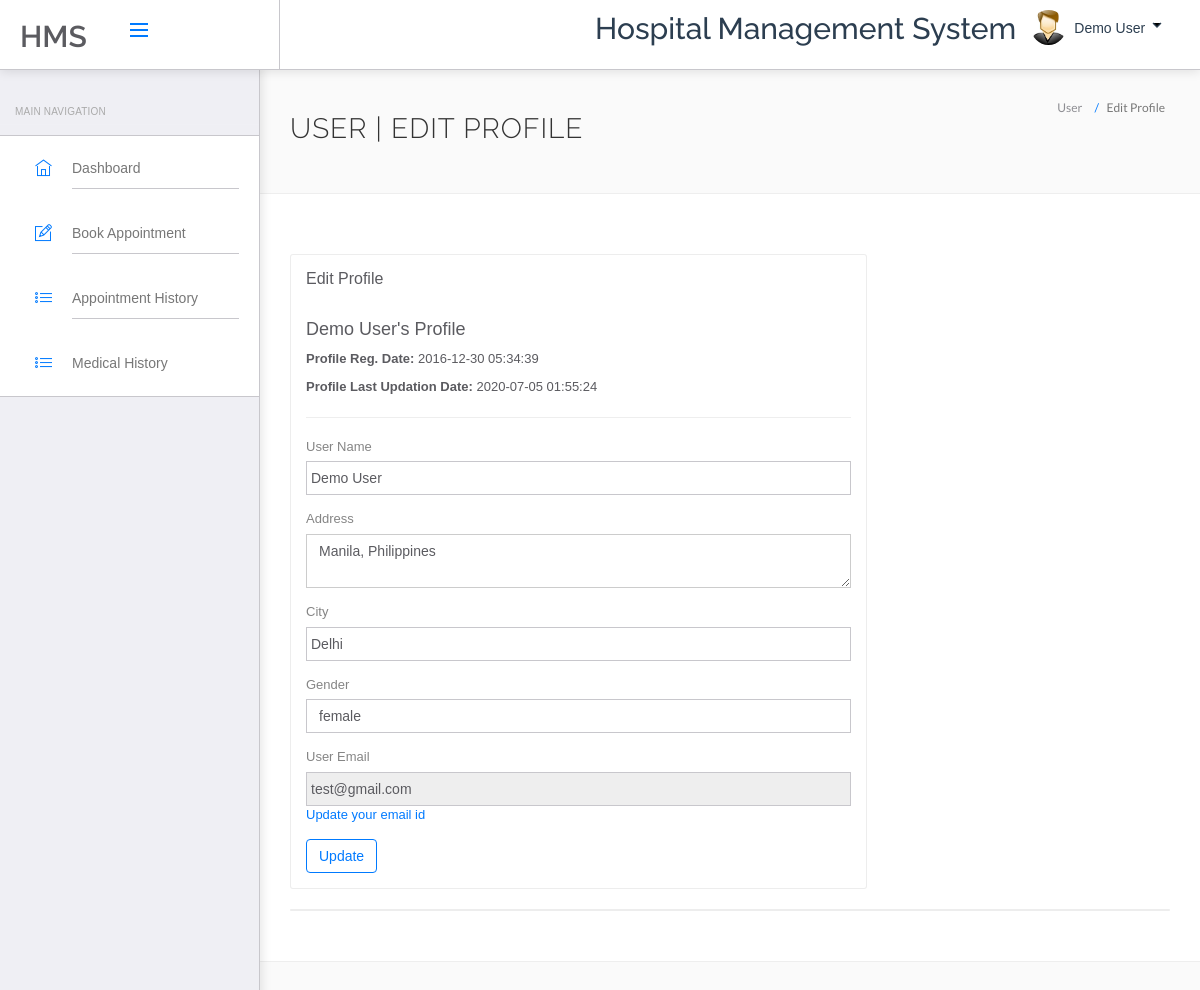
The page /hospital/hms/edit-profile.php (signed in) on the database its author committed.
### tables this page shows
CREATE TABLE `users` (
  `id` int(11) NOT NULL,
  `fullName` varchar(255) DEFAULT NULL,
  `address` longtext DEFAULT NULL,
  `city` varchar(255) DEFAULT NULL,
  `gender` varchar(255) DEFAULT NULL,
  `email` varchar(255) DEFAULT NULL,
  `password` varchar(255) DEFAULT NULL,
  `regDate` timestamp NULL DEFAULT current_timestamp(),
  `updationDate` timestamp NULL DEFAULT NULL ON UPDATE current_timestamp()
);

### hospital/hms/edit-profile.php (the view, shortened to what this page needs)
<?php
include('include/config.php');
?>
<!DOCTYPE html>
<html lang="en">
	<head>
		<link rel="stylesheet" href="vendor/bootstrap/css/bootstrap.min.css">
		<link rel="stylesheet" href="vendor/fontawesome/css/font-awesome.min.css">
		<link rel="stylesheet" href="vendor/themify-icons/themify-icons.min.css">
		<link href="vendor/animate.css/animate.min.css" rel="stylesheet" media="screen">
		<link href="vendor/perfect-scrollbar/perfect-scrollbar.min.css" rel="stylesheet" media="screen">
		<link href="vendor/switchery/switchery.min.css" rel="stylesheet" media="screen">
		<link href="vendor/bootstrap-touchspin/jquery.bootstrap-touchspin.min.css" rel="stylesheet" media="screen">
		<link href="vendor/select2/select2.min.css" rel="stylesheet" media="screen">
		<link href="vendor/bootstrap-datepicker/bootstrap-datepicker3.standalone.min.css" rel="stylesheet" media="screen">
		<link href="vendor/bootstrap-timepicker/bootstrap-timepicker.min.css" rel="stylesheet" media="screen">
		<link rel="stylesheet" href="assets/css/styles.css">
		<link rel="stylesheet" href="assets/css/plugins.css">
		<link rel="stylesheet" href="assets/css/themes/theme-1.css" id="skin_color" />
	</head>
	<body>
		<div id="app">
<?php include('include/sidebar.php');?>
			<div class="app-content">
						<?php include('include/header.php');?>
				<div class="main-content" >
					<div class="wrap-content container" id="container">
						<section id="page-title">
							<div class="row">
								<div class="col-sm-8">
									<h1 class="mainTitle">User | Edit Profile</h1>
																	</div>
								<ol class="breadcrumb">
									<li>
										<span>User </span>
									</li>
									<li class="active">
										<span>Edit Profile</span>
									</li>
								</ol>
							</div>
						</section>
						<div class="container-fluid container-fullw bg-white">
							<div class="row">
								<div class="col-md-12">
									<div class="row margin-top-30">
										<div class="col-lg-8 col-md-12">
											<div class="panel panel-white">
												<div class="panel-heading">
													<h5 class="panel-title">Edit Profile</h5>
												</div>
												<div class="panel-body">
									<?php
$sql=mysqli_query($con,"select * from users where id='".$_SESSION['id']."'");
while($data=mysqli_fetch_array($sql))
{
?>
<h4><?php echo htmlentities($data['fullName']);?>'s Profile</h4>
<p><b>Profile Reg. Date: </b><?php echo htmlentities($data['regDate']);?></p>
<?php if($data['updationDate']){?>
<p><b>Profile Last Updation Date: </b><?php echo htmlentities($data['updationDate']);?></p>
<?php } ?>
<hr />													<form role="form" name="edit" method="post">
<div class="form-group">
															<label for="fname">
																 User Name
															</label>
	<input type="text" name="fname" class="form-control" value="<?php echo htmlentities($data['fullName']);?>" >
														</div>
<div class="form-group">
															<label for="address">
																 Address
															</label>
					<textarea name="address" class="form-control"><?php echo htmlentities($data['address']);?></textarea>
														</div>
<div class="form-group">
															<label for="city">
																 City
															</label>
		<input type="text" name="city" class="form-control" required="required"  value="<?php echo htmlentities($data['city']);?>" >
														</div>
<div class="form-group">
									<label for="gender">
																Gender
															</label>
<select name="gender" class="form-control" required="required" >
<option value="<?php echo htmlentities($data['gender']);?>"><?php echo htmlentities($data['gender']);?></option>
</select>
														</div>
<div class="form-group">
									<label for="fess">
																 User Email
															</label>
					<input type="email" name="uemail" class="form-control"  readonly="readonly"  value="<?php echo htmlentities($data['email']);?>">
					<a href="change-emaild.php">Update your email id</a>
														</div>
														<button type="submit" name="submit" class="btn btn-o btn-primary">
															Update
														</button>
													</form>
													<?php } ?>
												</div>
											</div>
										</div>
											</div>
										</div>
									<div class="col-lg-12 col-md-12">
											<div class="panel panel-white">
											</div>
										</div>
									</div>
								</div>
					</div>
				</div>
			</div>
		</div>
	</body>
</html>

### hospital/hms/include/header.php (shortened to what this page needs)
<header class="navbar navbar-default navbar-static-top" style="background: rgba(255, 255, 255, 0.1); backdrop-filter: blur(10px); border: none; box-shadow: 0 2px 10px rgba(0,0,0,0.1);">
    <div class="navbar-header">
        <a class="navbar-brand" href="#" style="color: #2c3e50;">
            <h2 style="padding-top: 20%; font-weight: 600;">HMS</h2>
        </a>
        <a href="#" class="sidebar-toggler pull-right visible-md visible-lg">
            <svg width="24" height="24" viewBox="0 0 24 24" stroke="currentColor" stroke-width="2">
                <line x1="3" y1="12" x2="21" y2="12" />
                <line x1="3" y1="6" x2="21" y2="6" />
                <line x1="3" y1="18" x2="21" y2="18" />
            </svg>
        </a>
    </div>
    <div class="navbar-collapse collapse">
        <ul class="nav navbar-right">
            <li style="padding-top: 2%;">
                <h2 style="color: #2c3e50; font-weight: 500;">Hospital Management System</h2>
            </li>
            <li class="dropdown current-user">
                <a href="#" class="dropdown-toggle" data-toggle="dropdown" style="display: flex; align-items: center; gap: 8px;">
                    <img src="assets/images/images.jpg" alt="User Avatar" style="border-radius: 50%; width: 35px; height: 35px; object-fit: cover;">
                    <span class="username" style="color: #2c3e50;">
                        <?php
                            $query = mysqli_query($con, "SELECT fullName FROM users WHERE id='" . $_SESSION['id'] . "'");
                            while($row = mysqli_fetch_array($query)) {
                                echo htmlentities($row['fullName']);
                            }
                        ?>
                        <svg width="16" height="16" viewBox="0 0 24 24" stroke="currentColor" stroke-width="2">
                            <polyline points="6 9 12 15 18 9" />
                        </svg>
                    </span>
                </a>
            </li>
        </ul>
    </div>
</header>

### hospital/hms/assets/css/themes/theme-1.css (style rules this page uses)
body { background: #FAFAFA; }
header .navbar-header { background: #ffffff !important; border-right-color: #c8c7cc !important; border-bottom-color: #c8c7cc !important; }
header .navbar-header .sidebar-toggler, header .navbar-header .sidebar-mobile-toggler { color: #007aff !important; }
header .navbar-header .navbar-brand { color: #777 !important; }
header .navbar-collapse { background: #ffffff !important; border-bottom-color: #c8c7cc !important; box-shadow: none !important; }
header .navbar-collapse .navbar-right > li > a { color: #777; }

### rows shown on the page
users: fullName "Demo User", regDate "2016-12-30 05:34:39", updationDate "2020-07-05 01:55:24", fname "Demo User", address "Manila, Philippines", city "Delhi", gender "female", uemail "test@gmail.com"
